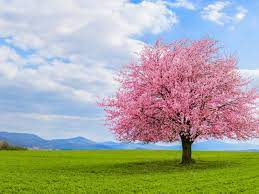
#> input picture landscape.jpg, 259 x 194 px
$ python A2.py
#> lines starting #> are read from the running program, lines starting #| are printed output that depends on the picture
from PIL import Image
from numpy import save
import cv2

import numpy as np

# def apply():
    # in the first part we are doing image adding
image1 = cv2.imread("landscape.jpg")
#> image1 is the input picture: shape (194, 259, 3); mean B, G, R 159.8, 169.5, 168.5
image2 = cv2.imread("mountain.jpg")
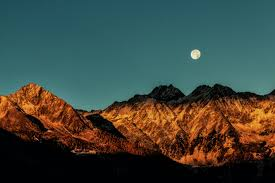
#> input picture mountain.jpg, 275 x 183 px
#> image2 is the input picture: shape (183, 275, 3); mean B, G, R 63.3, 71.2, 62.9

# cv2.addWeighted is applied over the
# image inputs with applied parameters
image1 = np.resize(image1, image2.shape)
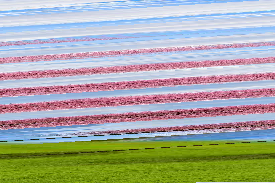
#> image1: shape (183, 275, 3); mean B, G, R 159.9, 169.6, 168.6

adding = image1 + image2
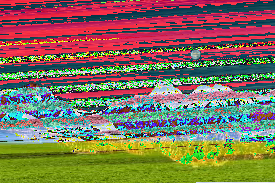
#> adding: shape (183, 275, 3); mean B, G, R 89.7, 112.5, 127.8
# the window showing output image
# with the weighted sum
cv2addition = cv2.add(image1, image2)
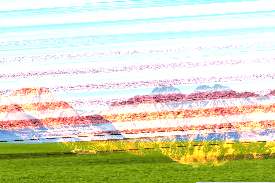
#> cv2addition: shape (183, 275, 3); mean B, G, R 186.2, 215.9, 215.4
    # elif user == '-':
    #     pass
    # elif user == '*':
    #     pass
    # elif user == '/':
    #     pass
    # else:
    #     pass
